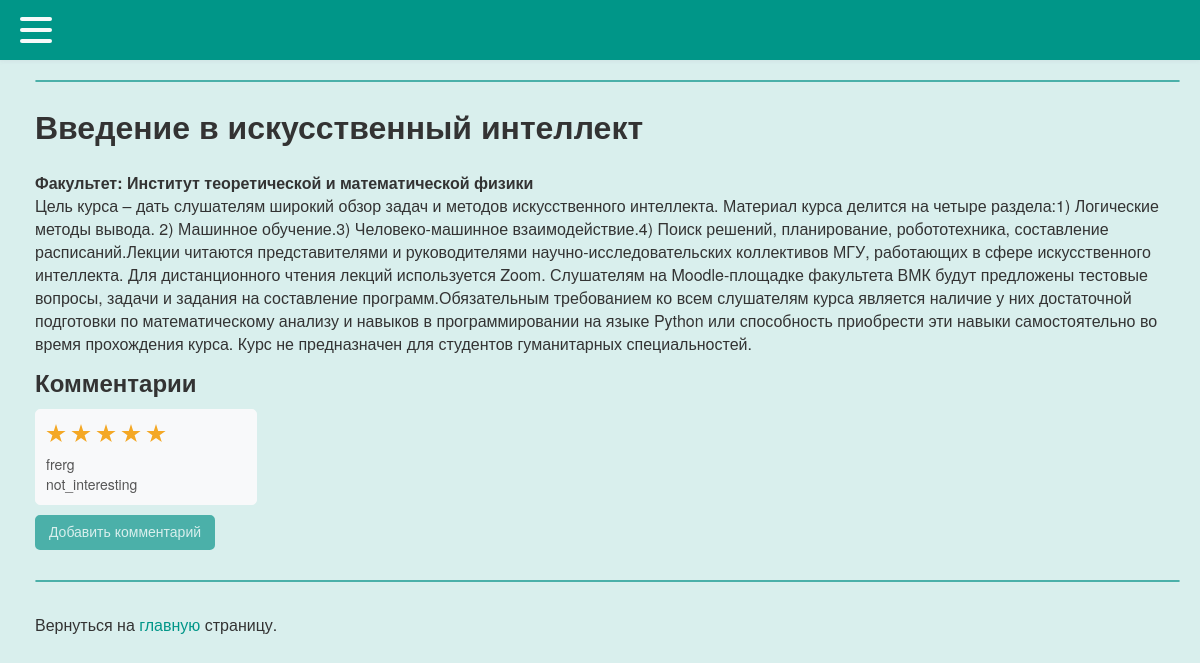
The page /mfk/221 on the database as committed earlier.
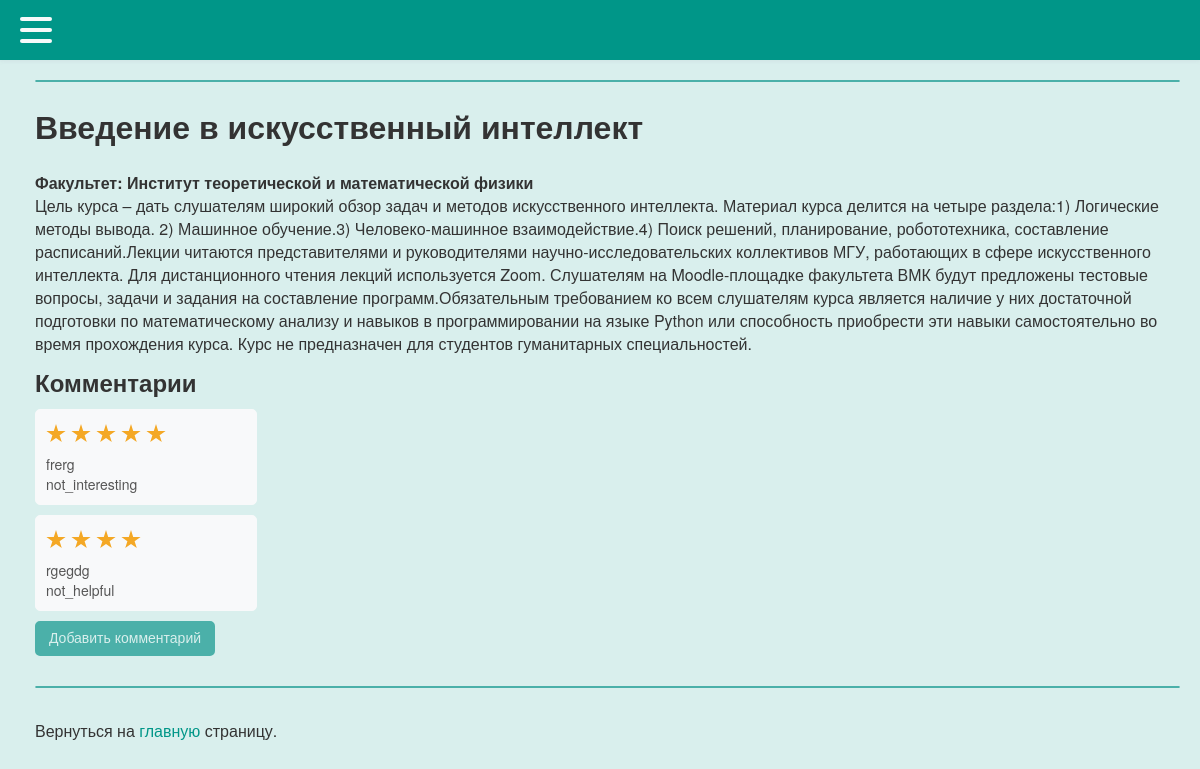
The same page on the database as committed later.
### tables this page shows
CREATE TABLE mfk (
id integer PRIMARY KEY AUTOINCREMENT,
name text,
faculty text,
desc text,
online text,
openclose text,
score text,
score_numb integer
);

CREATE TABLE comments (
id integer PRIMARY KEY AUTOINCREMENT,
username text,
mfkname text,
score text,
mfktitle text,
reason text
);

### testApp.py (the view)
@app.route("/mfk/<alias>", methods=['GET', 'POST'])
def showMfk(alias):
    mfk = dbase.getMfk(alias)
    if not mfk:
        abort(404)
    return render_template('mfk.html', menu=menu, mfk=mfk, alias=alias, my_comments=dbase.getComment(alias))

### FDataBase.py (called while the page is built)
    def getMfk(self, alias):
        try:
            self.__cur.execute(f"SELECT name, faculty, desc, online FROM mfk WHERE id LIKE '{alias}' LIMIT 1")
            res = self.__cur.fetchone()
            if res:
                return res
        except sqlite3.Error as e:
            print("getMfk Ошибка получения статьи из БД " + str(e))
        return (False, False)

    def getComment(self, alias):
        try:
            self.__cur.execute(f"SELECT username, mfkname, score, reason FROM comments WHERE mfkname LIKE {alias}")
            res = self.__cur.fetchall()
            if res:
                return res
        except sqlite3.Error as e:
            print("getComment Ошибка получения статьи из БД " + str(e))
        return ()

### testApp.py (called while the page is built)
def connect_db():
    conn = sqlite3.connect(app.config['DATABASE'])
    conn.row_factory = sqlite3.Row
    return conn

def get_db():
    if not hasattr(g, 'link_db'):
        g.link_db = connect_db()
    return g.link_db

@app.before_request
def before_request():
    global dbase
    db = get_db()
    dbase = FDataBase(db)

### templates/mfk.html (shortened to what this page needs)
{% extends 'index.html' %}
{% block content %}
        <h1>{{ mfk.name }}</h1>
        <b>Факультет: {{ mfk.faculty }}</b>
        <br>{{ mfk.desc }}
    <h2 style="margin-top: 10px; margin-bottom: 10px; ">Комментарии</h2>
    <ul class="list-comments">
        {% for m in my_comments %}
            <li>
                <p class="title">
                    <div class="comment_stars_background comment_container container">
                      <div class="comment_stars_background container__items">
                        {% for i in range(m.score|int) %}
                          <label class="comment_stars_background my_label" for="">
                            <div class="star-stroke">
                            </div>
                          </label>
                        {% endfor %}
                      </div>
                    </div>
                <p class="annonce">{{m.username}}<br>{{ m.reason }}</p>
            </li>
        {% endfor %}
    </ul>
    <a class="my_a" href="{{ url_for('addComment', alias=alias)}}">
          <div class="button_container">
            <div class="center">
              <button class="btn">
                <span style="font-size: 14px;" class="btn_span">Добавить комментарий</span>
              </button>
            </div>
          </div>
    </a>
{% endblock %}

### templates/index.html (shortened to what this page needs)
<!DOCTYPE html>
<html lang="en">
    <link type="text/css" href={{url_for('static', filename="css/style.css")}} rel="stylesheet" />
    <head>
    </head>
    <body>
        <nav>
          <div class="navbar">
            <div class="menu_container nav-container">
                <div class="" onclick="toggleLeft()">
                    <div class="hamburger-lines">
                      <span class="line line1"></span>
                      <span class="line line2"></span>
                      <span class="line line3"></span>
                    </div>
                </div>
            </div>
          </div>
        </nav>
        <div class="content">
            <hr>
            <div class="between_hr">
                {% block content %}{% endblock %}
            </div>
            <hr>
            <br>Вернуться на <a class="main_a" href="/dict">главную</a> страницу.
        </div>
    </body>
</html>

### static/css/style.css (style rules this page uses)
:root { --primary-colour: #f8f9fa; --secondary-colour: hsl(38 90% 55%); --star-colour: hsl(38 90% 55%); --menu-blue: #009688; --my-light-blue: #4bb0a9; --my-2light-blue: #7fc8c3; --my-background: #D9EFED; --my-white: #f8f9fa; --my-2light-grey: #e6e6e6; --my-light-grey: #b3b3b3; --my-grey: #747474; --my-black: #4f4f4f; }
body { font-family: 'Helvetica Neue', Helvetica, sans-serif; margin: 0; padding: 0; background: var(--my-background); }
.menu_container { top:0; position: fixed; max-width: 1050px; width: 90%; margin: auto; z-index: 21; }
.navbar { top:0; position: fixed; width: 100%; box-shadow: 0 1px 4px rgb(146 161 176 / 15%); background-color: var(--menu-blue); height: 60px; z-index: 20; }
.nav-container .hamburger-lines { display: block; height: 26px; width: 32px; position: absolute; top: 17px; left: 20px; z-index: 27; display: flex; flex-direction: column; justify-content: space-between; }
.nav-container .hamburger-lines .line { display: block; height: 4px; width: 100%; border-radius: 10px; background: var(--my-white); }
.nav-container .hamburger-lines .line1 { transform-origin: 0% 0%; transition: transform 0.4s ease-in-out; }
.nav-container .hamburger-lines .line2 { transition: transform 0.2s ease-in-out; }
.nav-container .hamburger-lines .line3 { transform-origin: 0% 100%; transition: transform 0.4s ease-in-out; }
::placeholder { color: var(--my-light-grey); opacity: 1; }
.content { margin: 80px 20px 20px 35px; color: #333; }
a { color: #007bff; text-decoration: none; }
.between_hr { margin: 20px 0 30px 0; }
hr { border: 1.25px solid var(--my-light-blue); border-radius: 2px; }
.my_a { color: #333; }
.main_a { color: var(--menu-blue); }
.button_container { display: block; display: flex; flex-direction: column; justify-content: center; align-items: left; }
.center { width: 180px; height: 35px; position: relative; display: flex; align-items: left; }
.btn { width: 180px; height: 35px; cursor: pointer; background: var(--my-light-blue); border: none; outline: none; transition: 0.7s ease-in-out; border: 2px solid var(--my-light-blue); border-radius: 5px; border-color: var(--my-light-blue); }
.btn_span { color: var(--my-background); font-weight: 100; font-size: 13px; }
ul.list-comments { list-style: none; margin: 0; padding: 0; }
ul.list-comments li { margin: 10px 0; padding: 10px; width: 200px; background: var(--my-white); border: 1px solid var(--my-white); border-radius: 5px; }
ul.list-comments .title { margin: -15px 0 10px 0; font-size: 16px; font-weight: bold; color: #333; }
ul.list-comments .annonce { margin: 10px 0 0 0; font-size: 14px; color: #555; }
.my_label { margin-right: 5px; }
.container { background: #f8f9fa; margin: 0; padding: 0; display: flex; align-items: center; }
.container .container__items { display: flex; align-items: left; justify-content: left; gap: -50px; }
.container .container__items label { aspect-ratio: 1; }
.container .container__items label .star-stroke { display: grid; place-items: center; width: 20px; height: 20px; background: var(--secondary-colour); clip-path: polygon(50% 0%, 61% 35%, 98% 35%, 68% 57%, 79% 91%, 50% 70%, 21% 91%, 32% 57%, 2% 35%, 39% 35%); }
.star-stroke { z-index: 10; }
.comment_container { background: #f8f9fa; margin: 0; padding: 0; display: flex; align-items: center; }
.comment_stars_background { background: var(--my-white); padding: 3px 0px 0px 0px; }

Rows that differ between the two databases and show on the page:
added comments: score "4" (drawn), username "rgegdg", reason "not_helpful"
